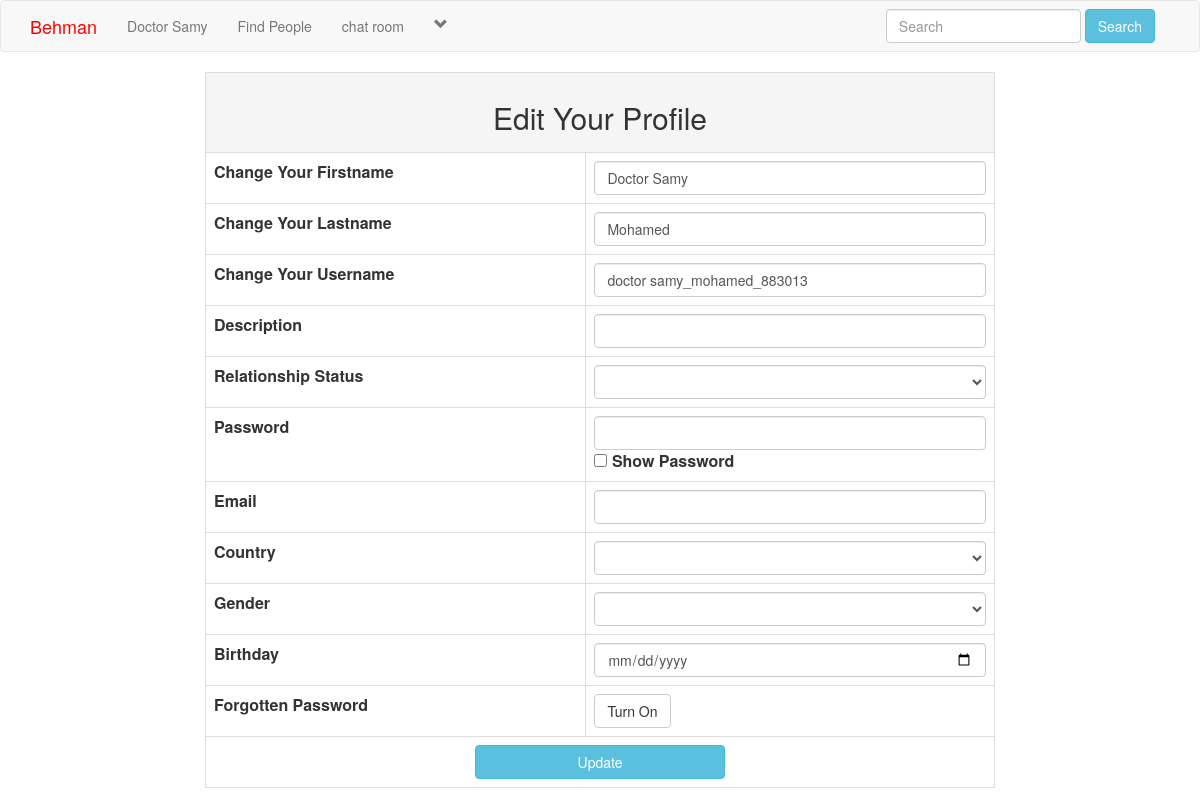
Page /edit_profile.php (signed in) on the earlier database version.
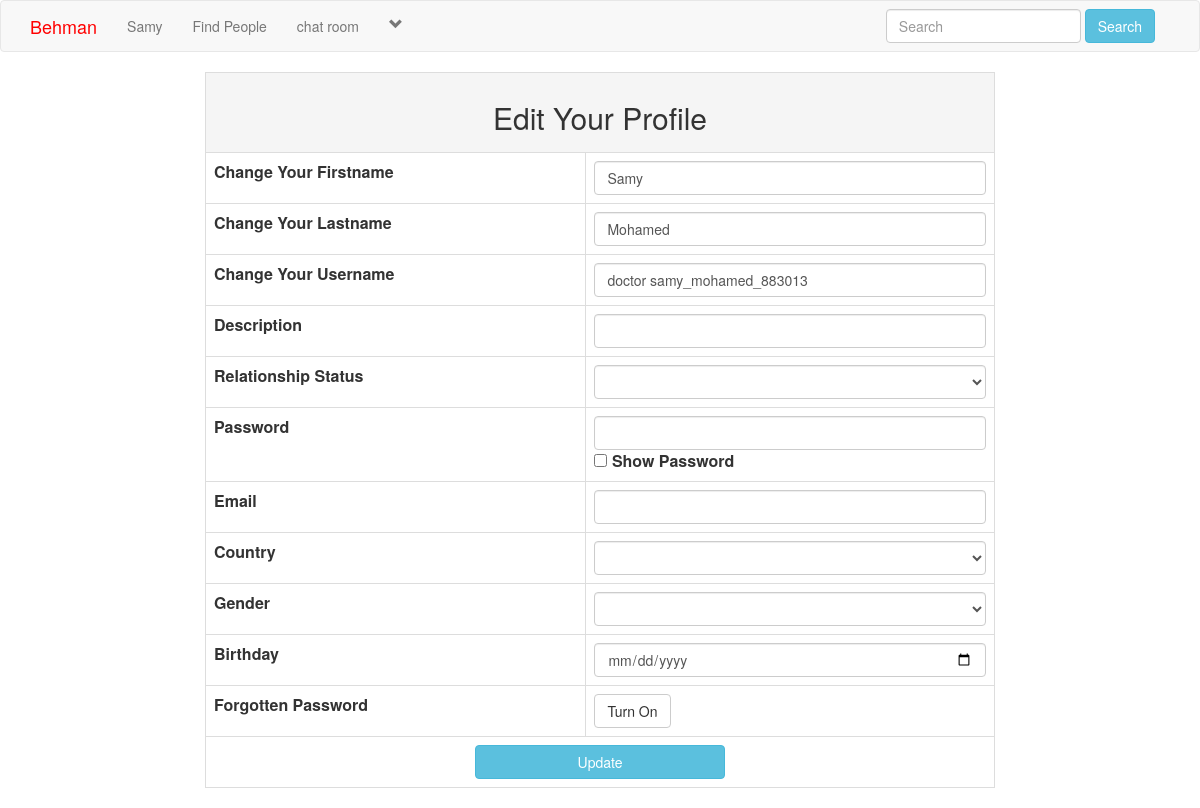
Same page on the later database version.
### tables this page shows
CREATE TABLE `users` (
  `user_id` int(11) NOT NULL,
  `f_name` text NOT NULL,
  `l_name` text NOT NULL,
  `phone` text DEFAULT NULL,
  `address` text DEFAULT NULL,
  `user_name` text NOT NULL,
  `describe_user` varchar(255) NOT NULL,
  `Relationship` text NOT NULL,
  `user_pass` varchar(255) NOT NULL,
  `user_email` varchar(255) NOT NULL,
  `user_country` text NOT NULL,
  `user_gender` text NOT NULL,
  `user_birthday` text NOT NULL,
  `user_image` varchar(255) NOT NULL,
  `user_cover` varchar(255) NOT NULL,
  `user_reg_date` timestamp NOT NULL DEFAULT current_timestamp() ON UPDATE current_timestamp(),
  `status` text NOT NULL,
  `posts` text NOT NULL,
  `recovery_account` varchar(255) NOT NULL,
  `type` int(11) NOT NULL,
  `CV` varchar(255) DEFAULT NULL,
  `approved` int(11) DEFAULT NULL,
  `user_block` int(11) NOT NULL,
  `private_chat` int(255) DEFAULT NULL,
  `credit_card` int(255) DEFAULT NULL
);

### initialize.php (called while the page is built, shortened)
<?php
	    $tpl  = 'includes/templates/';
	   	$func = 'includes/functions/';
	   	include $func .  'function.php';
	    include $tpl  .  'header.php';
		if (isset($noNavbar) ) { include $tpl  .  'navbar.php'; }
?>

### edit_profile.php (the view, shortened to what the changed rows need)
<?php
	$noNavbar = '';
	include("initialize.php");
	if(!isset($_SESSION['user_email'])){
		header("location: index.php");
	}else{
?>
<div class="row">
	<div class="col-sm-2"> </div>
	<div class="col-sm-8">
		<form action="" method="post" enctype="multipart/form-data">
			<table class="table table-bordered table-hover">
				<tr align="center">
					<td colspan="6" class="active"><h2>Edit Your Profile</h2></td>
				</tr>
				<tr>
					<td style="font-weight: bold;">Change Your Firstname</td>
					<td>
					<input class="form-control" type="text" name="f_name" required="required" value="<?php echo $first_name;?>"/>
					</td>
				</tr>
				<tr>
					<td style="font-weight: bold;">Change Your Lastname</td>
					<td>
					<input class="form-control" type="text" name="l_name" required="required" value="<?php echo $last_name;?>"/>
					</td>
				</tr>
				<tr>
					<td style="font-weight: bold;">Change Your Username</td>
					<td>
					<input class="form-control" type="text" name="u_name" required="required" value="<?php echo $user_name;?>"/>
					</td>
				</tr>
				<tr>
					<td style="font-weight: bold;">Description</td>
					<td>
					<input class="form-control" type="text" name="describe_user" required="required" value="<?php echo $describe_user;?>"/>
					</td>
				</tr>
				<tr>
					<td style="font-weight: bold;">Relationship Status</td>
					<td>
					<select class="form-control" name="Relationship">
						<option><?php echo $Relationship_status;?></option>
						<option>Engaged</option>
					</select>
					</td>
				</tr>
				<tr>
					<td style="font-weight: bold;">Password</td>
					<td>
					<input class="form-control" type="password" name="u_pass" id="mypass" required="required" value="<?php echo $user_pass;?>"/>
					<input type="checkbox" onclick="show_password()"> <strong>Show Password</strong>
					</td>
				</tr>
				<tr>
					<td style="font-weight: bold;">Email</td>
					<td>
					<input class="form-control" type="email" name="u_email" required="required" value="<?php echo $user_email;?>"></td>
				</tr>
				<tr>
					<td style="font-weight: bold;">Country</td>
					<td>
					<select class="form-control" name="u_country">
						<option><?php echo $user_country;?></option>
						<option>Afghanistan</option>
					</select>
					</td>
				</tr>
				<tr>
					<td style="font-weight: bold;">Gender</td>
					<td>
					<select class="form-control" name="u_gender">
						<option><?php echo $user_gender;?></option>
						<option>Male</option>
					</select>
					</td>
				</tr>
				<tr>
					<td style="font-weight: bold;">Birthday</td>
					<td>
					<input type="date" name="u_birthday" class="form-control input-md" value="<?php echo $user_birthday;?>" required="required" >
				</tr>
				<tr>
					<td style="font-weight: bold;">Forgotten Password</td>
					<td>
					<button type="button" class="btn btn-default" data-toggle="modal" data-target="#myModal">Turn On</button>
				</tr>
				<tr align="center">
					<td colspan="6">
					<input class="btn btn-info" style="width: 250px;" type="submit" name="update" value="Update"/>
					</td>
				</tr>
			</table>
		</form>
	</div>
	<div class="col-sm-2"> </div>
</div>
<?php } ?>
<?php
	include 'includes/templates/footer.php';
?>

### includes/templates/navbar.php (shortened to what the changed rows need)
<?php
include 'connectDB.php';
?>
	<nav class="navbar navbar-default">
		  <div class="container">
		    <div class="collapse navbar-collapse" id="bs-example-navbar-collapse-1">
		      <ul class="nav navbar-nav">
		    <?php
				$useremail = $_SESSION['user_email'];
				$select_user = $con->prepare("SELECT * FROM users WHERE user_email = ?");
				$select_user ->execute(array($useremail));
				$row = $select_user ->fetch();
				$sessionuser_id = $row['user_id'];
				$user_name = $row['user_name'];
				$first_name = $row['f_name'];
				$last_name = $row['l_name'];
				$user_type = $row['type'];
			    $user_posts = $con->prepare("SELECT * FROM posts WHERE user_id= ?");
				$user_posts ->execute(array($sessionuser_id));
				$count = $user_posts ->rowCount();
		    	if($user_type == 1 ){
		    		echo "<li><a href='doc_profile.php?u_id=$sessionuser_id'> $first_name </a></li>";
		    	}else{
		    		echo "<li><a href='user_profile.php?u_id=$sessionuser_id'>$first_name</a></li>";
		    	}
			?>
			<?php
				echo"
		        <li class='dropdown'>
		          <a href='#' class='dropdown-toggle' data-toggle='dropdown' role='button' aria-haspopup='true' aria-expanded='false'><span><i class='glyphicon glyphicon-chevron-down'></i></span></a>
		          <ul class='dropdown-menu'>
		            <li>
		           <a href='my_post.php?u_id=$sessionuser_id'>My Posts <span class='badge badge-secondary'> $count</span></a>
		            </li>
		            <li>
		            <a href='edit_profile.php?u_id=$sessionuser_id'>Edit My Account</a>
		            </li>
		            <li role='separator' class='divider'></li>
		            <li>
		            <a href='logout.php'>Logout</a>
		            </li>
		          </ul>
		        </li>
		      </ul>
		      ";
		    ?>
		    </div>
		  </div>
	</nav>

Differences in the rows shown:
changed users "Mohamed": f_name "Doctor Samy" → "Samy"
